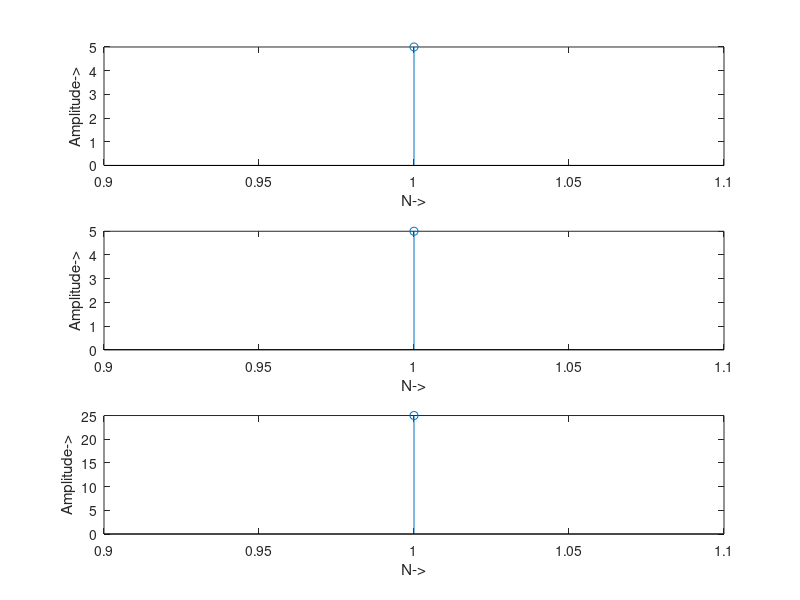

Reproduce this figure in MATLAB.
% linear convolution                                   
clc;
x=input('Enter the sequence 1:');
h=input('Enter the sequence 2:');
y=conv(x,h)
figure;
title('Linear convolution');
subplot(3,1,1);
stem(x);
ylabel('Amplitude->');
xlabel('N->');
subplot(3,1,2);
stem(h);
ylabel('Amplitude->');
xlabel('N->');
subplot(3,1,3);
stem(y);
ylabel('Amplitude->');
xlabel('N->');
disp('The resultant signals:');
